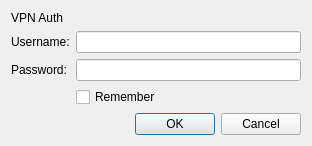
<?xml version="1.0" encoding="UTF-8"?>
<ui version="4.0">
 <class>AuthDialog</class>
 <widget class="QDialog" name="AuthDialog">
  <property name="geometry">
   <rect>
    <x>0</x>
    <y>0</y>
    <width>312</width>
    <height>144</height>
   </rect>
  </property>
  <property name="windowTitle">
   <string>Authentication</string>
  </property>
  <property name="windowIcon">
   <iconset resource="../res.qrc">
    <normaloff>:/icon.png</normaloff>:/icon.png</iconset>
  </property>
  <layout class="QFormLayout" name="formLayout">
   <item row="0" column="0" colspan="2">
    <widget class="QLabel" name="title">
     <property name="text">
      <string>VPN Auth</string>
     </property>
    </widget>
   </item>
   <item row="1" column="0">
    <widget class="QLabel" name="label">
     <property name="text">
      <string>Username:</string>
     </property>
    </widget>
   </item>
   <item row="1" column="1">
    <widget class="QLineEdit" name="usernameInput"/>
   </item>
   <item row="2" column="0">
    <widget class="QLabel" name="label_2">
     <property name="text">
      <string>Password:</string>
     </property>
    </widget>
   </item>
   <item row="2" column="1">
    <widget class="QLineEdit" name="passwordInput">
     <property name="echoMode">
      <enum>QLineEdit::Password</enum>
     </property>
    </widget>
   </item>
   <item row="3" column="0">
    <spacer name="horizontalSpacer">
     <property name="orientation">
      <enum>Qt::Horizontal</enum>
     </property>
     <property name="sizeHint" stdset="0">
      <size>
       <width>40</width>
       <height>20</height>
      </size>
     </property>
    </spacer>
   </item>
   <item row="3" column="1">
    <widget class="QWidget" name="widget" native="true">
     <layout class="QGridLayout" name="gridLayout">
      <property name="leftMargin">
       <number>0</number>
      </property>
      <property name="topMargin">
       <number>0</number>
      </property>
      <property name="rightMargin">
       <number>0</number>
      </property>
      <property name="bottomMargin">
       <number>0</number>
      </property>
      <item row="0" column="0">
       <widget class="QCheckBox" name="rememberCheckbox">
        <property name="text">
         <string>Remember</string>
        </property>
       </widget>
      </item>
     </layout>
    </widget>
   </item>
   <item row="5" column="0" colspan="2">
    <widget class="QDialogButtonBox" name="buttonBox">
     <property name="orientation">
      <enum>Qt::Horizontal</enum>
     </property>
     <property name="standardButtons">
      <set>QDialogButtonBox::Cancel|QDialogButtonBox::Ok</set>
     </property>
    </widget>
   </item>
  </layout>
 </widget>
 <resources>
  <include location="../res.qrc"/>
 </resources>
 <connections>
  <connection>
   <sender>buttonBox</sender>
   <signal>accepted()</signal>
   <receiver>AuthDialog</receiver>
   <slot>accept()</slot>
   <hints>
    <hint type="sourcelabel">
     <x>248</x>
     <y>254</y>
    </hint>
    <hint type="destinationlabel">
     <x>157</x>
     <y>274</y>
    </hint>
   </hints>
  </connection>
  <connection>
   <sender>buttonBox</sender>
   <signal>rejected()</signal>
   <receiver>AuthDialog</receiver>
   <slot>reject()</slot>
   <hints>
    <hint type="sourcelabel">
     <x>316</x>
     <y>260</y>
    </hint>
    <hint type="destinationlabel">
     <x>286</x>
     <y>274</y>
    </hint>
   </hints>
  </connection>
 </connections>
</ui>
